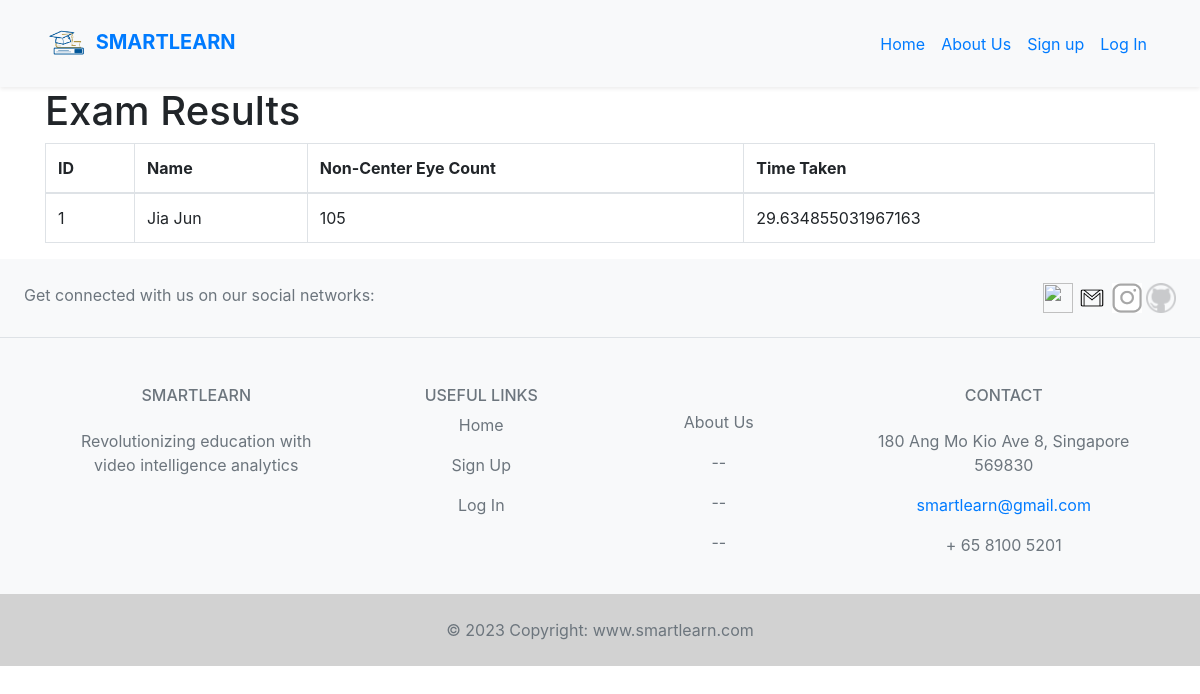
The page /exam_result on the database its author committed.
### __init__.py (models this page shows, shortened)
class Exam_Attempt(db.Model, UserMixin):
    id = db.Column(db.Integer, primary_key=True)
    name = db.Column(db.String(150))
    non_center_eye_count = db.Column(db.Integer)
    time_taken = db.Column(db.Float)

### __init__.py (the view)
@app.route('/exam_result')
def exam_result():
    exam_attempts = Exam_Attempt.query.all()
    return render_template('exam_result.html', exam_attempts=exam_attempts)

### templates/exam_result.html (shortened to what this page needs)
{% extends "base.html" %}
{% block content %}
  <div class="container">
    <h1>Exam Results</h1>
    <table class="table table-bordered">
      <thead>
        <tr>
          <th>ID</th>
          <th>Name</th>
          <th>Non-Center Eye Count</th>
          <th>Time Taken</th>
        </tr>
      </thead>
      <tbody>
        {% for attempt in exam_attempts %}
          <tr>
            <td>{{ attempt.id }}</td>
            <td>{{ attempt.name }}</td>
            <td>{{ attempt.non_center_eye_count }}</td>
            <td>{{ attempt.time_taken }}</td>
          </tr>
        {% endfor %}
      </tbody>
    </table>
  </div>
{% endblock %}

### rows shown on the page
Exam_Attempt: id "1", name "Jia Jun", non_center_eye_count "105", time_taken "29.634855031967163"
